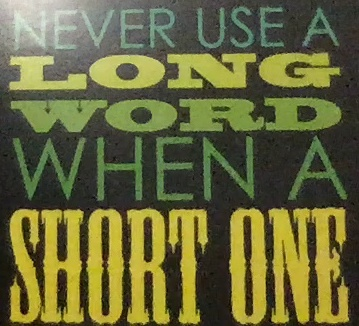
#> input picture OCR/mister_puce.jpg, 359 x 326 px
$ python -i pytesser.py   (imports and definitions only)
#> lines starting #> are read from the running program, lines starting #| are printed output that depends on the picture
# -*- coding: utf-8 -*-

import sys
from subprocess import Popen, PIPE
import os
import tempfile
import cv2

PROG_NAME = 'tesseract'
TEMP_IMAGE = tempfile.mktemp()+'.bmp'
TEMP_FILE = tempfile.mktemp()

#All the PSM arguments as a variable name (avoid having to know them)
PSM_OSD_ONLY = 0
PSM_SEG_AND_OSD = 1
PSM_SEG_ONLY = 2
PSM_AUTO = 3
PSM_SINGLE_COLUMN = 4
PSM_VERTICAL_ALIGN = 5
PSM_UNIFORM_BLOCK = 6
PSM_SINGLE_LINE = 7
PSM_SINGLE_WORD = 8
PSM_SINGLE_WORD_CIRCLE = 9
PSM_SINGLE_CHAR = 10

class TesseractException(Exception): #Raised when tesseract does not return 0
    pass

class TesseractNotFound(Exception): #When tesseract is not found in the path
    pass

def check_path(): #Check if tesseract is in the path raise TesseractNotFound otherwise
    for path in os.environ.get('PATH', '').split(':'):
        filepath = os.path.join(path, PROG_NAME)
        if os.path.exists(filepath) and not os.path.isdir(filepath):
            return True
    raise TesseractNotFound()

def process_request(input_file, output_file, lang=None, psm=None):
    args = [PROG_NAME, input_file, output_file] #Create the arguments
    if lang is not None:
        args.append("-l")
        args.append(lang)
    if psm is not None:
        args.append("-psm")
        args.append(str(psm))
    proc = Popen(args, stdout=PIPE, stderr=PIPE) #Open process
    ret = proc.communicate() #Launch it

    code = proc.returncode
    if code != 0:
        if code == 2:
            raise TesseractException("File not found")
        if code == -11:
            raise TesseractException("Language code invalid: "+ret[1])
        else:
            raise TesseractException(ret[1])

def image_to_string(im, lang=None, psm=None):
    grayscale_image = cv2.cvtColor(im, cv2.COLOR_BGR2GRAY)
    cv2.imwrite(TEMP_IMAGE, grayscale_image)
    txt = image_file_to_string(TEMP_IMAGE, lang, psm)
    os.remove(TEMP_IMAGE)
    return txt

def image_file_to_string(file, lang=None, psm=None):
    check_path() #Check if tesseract available in the path
    grayscale_image = cv2.cvtColor(cv2.imread(file), cv2.COLOR_BGR2GRAY)
    cv2.imwrite(TEMP_IMAGE, grayscale_image)
    #process_request(file, TEMP_FILE, lang, psm)
    process_request(TEMP_IMAGE, TEMP_FILE, lang, psm)
    f = open(TEMP_FILE+".txt", "r") #Open back the file
    txt = f.read()
    f.close()
    os.remove(TEMP_FILE+".txt")
    os.remove(TEMP_IMAGE)
    return txt


# [2 lines not run here, left out]

>>> import cv2
>>> picture = cv2.imread('mister_puce.jpg')
#> picture is the input picture: shape (326, 359, 3); mean B, G, R 59.4, 103.3, 102.9
>>> result = image_to_string(picture)
#> in image_to_string, `grayscale_image = cv2.cvtColor(im, cv2.COLOR_BGR2GRAY)`:
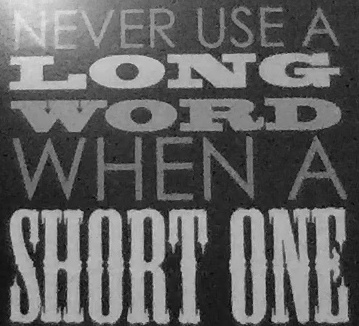
#> grayscale_image: shape (326, 359); min 3, max 231, mean 98.2
#> (the run stopped early here; a loop or call above may not have finished)
